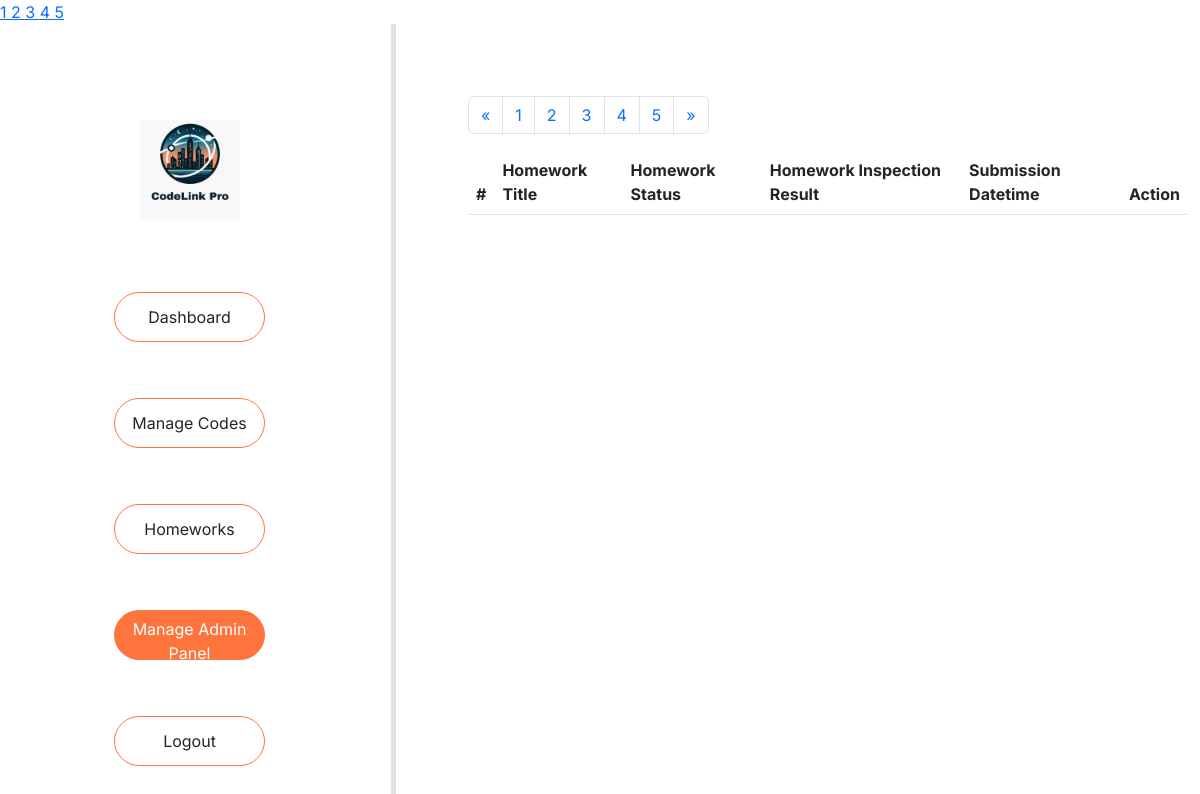
Page /manage_submitted_homeworks (signed in) on the earlier database version.
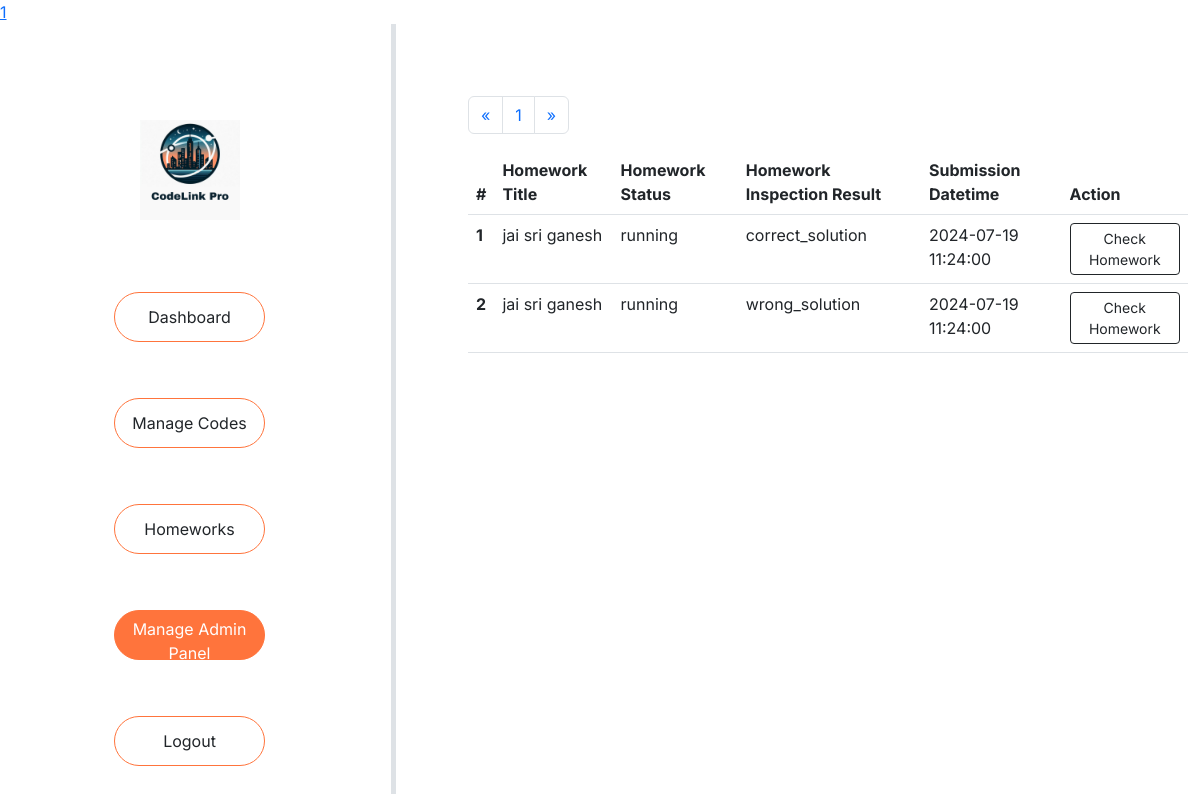
Same page on the later database version.
### tables this page shows
CREATE TABLE `homework_submission` (
  `homework_submission_id` int(11) NOT NULL,
  `homework_id` varchar(255) NOT NULL,
  `homework_problem_id` varchar(255) NOT NULL,
  `submitted_user_id` varchar(255) NOT NULL,
  `homework_code` text NOT NULL,
  `code_language` varchar(255) NOT NULL,
  `check_submitted_homework_status` varchar(255) NOT NULL,
  `homework_inspection_result` varchar(255) NOT NULL,
  `wrong_solution_reason` text NOT NULL,
  `homework_file_name` varchar(255) NOT NULL,
  `homework_submitted_datetime` datetime NOT NULL DEFAULT current_timestamp()
);

CREATE TABLE `homeworks` (
  `homework_id` int(11) NOT NULL,
  `homework_problem_id` varchar(255) NOT NULL,
  `user_id` varchar(255) NOT NULL,
  `user_name` varchar(255) NOT NULL,
  `homework_title` varchar(255) NOT NULL,
  `problems_count` varchar(255) NOT NULL,
  `homework_file_name` varchar(255) NOT NULL,
  `homework_status` varchar(255) NOT NULL,
  `homework_submission_datetime` datetime NOT NULL,
  `datetime` datetime NOT NULL DEFAULT current_timestamp()
);

### config/config.php (called while the page is built, shortened)
<?php
class database {
    protected function connect()
    {
        $this->hostname = "localhost";
        $this->db_username = "root";
        $this->db_password = "";
        $this->db_name = "code_link_pro";
        $conn = new mysqli($this->hostname, $this->db_username, $this->db_password, $this->db_name);
        return $conn;
    }
}
?>

### models/models.php (called while the page is built, shortened)
<?php
require_once __DIR__ . '/../config/config.php';
require_once __DIR__ . '/../controllers/controllers.php';
class models extends database{
   public function make_query($sql){
      $result = $this->connect()->query($sql);
      return $result;
   }
}
?>

### views/pages/manage_submitted_homeworks.php (the view, shortened to what the changed rows need)
<?php
require __DIR__ . "/inc/_header.php";
$controllers->check_admin_access();
$models = new models;
$results_per_page = 5;
$sql = "SELECT COUNT(*) AS total FROM homeworks";
$result = $models->make_query($sql);
$row = $result->fetch_assoc();
$total_results = $row['total'];
$total_pages = ceil($total_results / $results_per_page);
if (!isset($_GET['page'])) {
    $page = 1;
} else {
    $page = $_GET['page'];
}
$starting_limit = ($page - 1) * $results_per_page;
for ($page = 1; $page <= $total_pages; $page++) {
    echo '
    <a href="?page=' . $page . '"> ' . $page . ' </a>
    ';
}
?>
<main>
    <div class="main_section">
        <div class="row">
            <div class="col-md-8 col-sm-12">
                <div class="section_main_content mt-4">
                    <div class="container m-4 p-4">
                        <div class="home_work_section">
                            <div class="container">
                                <div class="pagination_section">
                                    <nav aria-label="Page navigation example">
                                        <ul class="pagination">
                                            <?php
                                            $get_total_pages = $controllers->pagination();
                                            ?>
                                        </ul>
                                    </nav>
                                </div>
                                <div class="table-responsive">
                                    <table class="table table-hover">
                                        <thead>
                                            <tr>
                                                <th scope="col">#</th>
                                                <th scope="col">Homework Title</th>
                                                <th scope="col">Homework Status</th>
                                                <th scope="col">Homework Inspection Result</th>
                                                <th scope="col">Submission Datetime</th>
                                                <th scope="col">Action</th>
                                            </tr>
                                        </thead>
                                        <tbody>
                                            <?php
                                            $sql = "SELECT * FROM homeworks INNER JOIN homework_submission ON homeworks.homework_id = homework_submission.homework_id ORDER BY `homework_submission`.`homework_submission_id` ASC LIMIT $starting_limit, $results_per_page";
                                            $result_manage_homework = $models->make_query($sql);
                                            if ($result_manage_homework) {
                                                if ($result_manage_homework->num_rows > 0) {
                                                    $manage_homework_sl_no = 1;
                                                    while ($row = $result_manage_homework->fetch_assoc()) {
                                                        echo '
                                                <tr>
                                                <th scope="row">' . $manage_homework_sl_no . '</th>
                                                <td>' . $row['homework_title'] . '</td>
                                                <td>' . $row['homework_status'] . '</td>
                                                <td>' . $row['homework_inspection_result'] . '</td>
                                                <td>' . $row['homework_submission_datetime'] . '</td>
                                                <td>
                                                <a href="/check_submitted_homework?homework_id=' . $row['homework_id'] . '&homework_problem_id='. $row['homework_problem_id'] .'">
                                                <button class = "btn btn-sm btn-outline-dark">Check Homework</button>
                                                </a>
                                                </td>
                                                </tr>
                                                ';
                                                        $manage_homework_sl_no++;
                                                    }
                                                }
                                            }
                                            ?>
                                        </tbody>
                                    </table>
                                </div>
                            </div>
                        </div>
                    </div>
                </div>
            </div>
        </div>
    </div>
</main>
<?php
require __DIR__ . "/inc/_footer_script.php";
?>

### controllers/controllers.php (shortened to what the changed rows need)
<?php
require_once __DIR__ . '/../config/config.php';
require_once __DIR__ . '/../models/models.php';
class controllers extends models
{
    public function pagination()
    {
        $results_per_page = 5;
        $sql = "SELECT COUNT(*) AS total FROM homeworks";
        $result = $this->make_query($sql);
        $row = $result->fetch_assoc();
        $total_results = $row['total'];
        $total_pages = ceil($total_results / $results_per_page);
        if (!isset($_GET['page'])) {
            $page = 1;
        } else {
            $page = $_GET['page'];
        }
        $starting_limit = ($page - 1) * $results_per_page;
        for ($page = 1; $page <= $total_pages; $page++) {
            echo '
    <li class="page-item"><a class="page-link" href="?page=' . $page . '">' . $page . '</a></li>
    ';
        }
        return $total_pages;
    }
}

Differences in the rows shown:
added homework_submission: homework.homework_title "jai sri ganesh", homework.homework_status "running", homework_inspection_result "correct_solution", homework.homework_submission_datetime "2024-07-19 11:24:00"
added homework_submission: homework.homework_title "jai sri ganesh", homework.homework_status "running", homework_inspection_result "wrong_solution", homework.homework_submission_datetime "2024-07-19 11:24:00"
Other differences:
list line gone: "2"
list line gone: "3"
list line gone: "4"
list line gone: "5"
